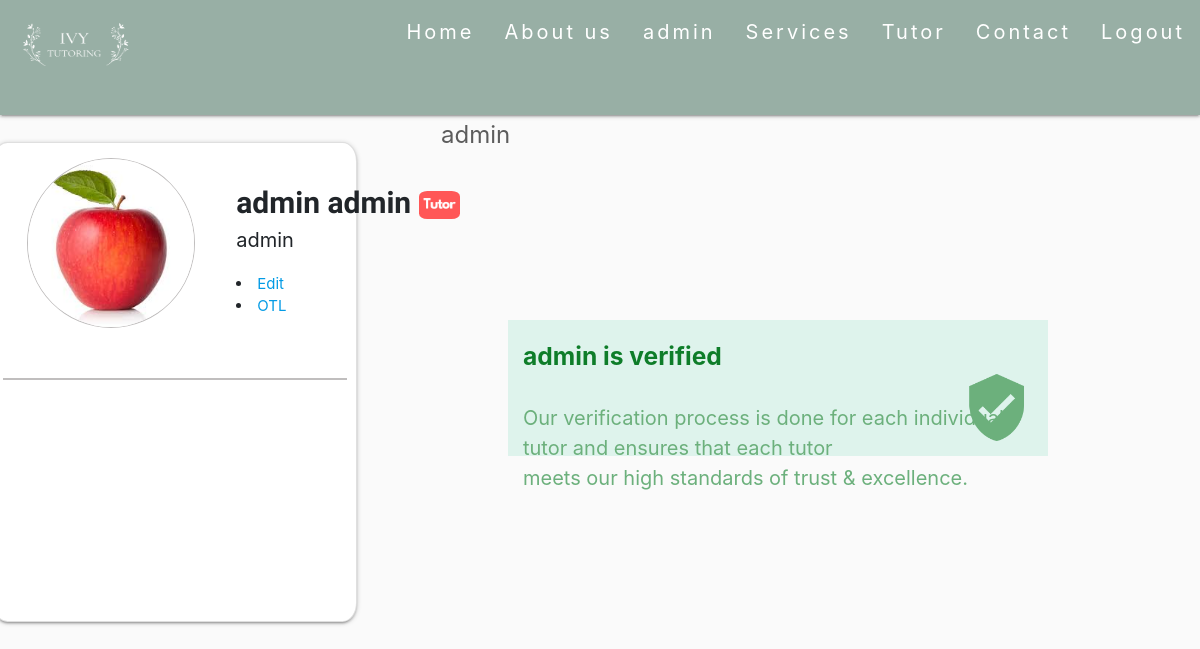
Screenshot of /Profile (signed in) with the database file from the repository.
### main/models.py (models this page shows, shortened)
class User(AbstractUser):
	email_confirm = models.BooleanField(default=False)

class Profile(models.Model):
	user = models.OneToOneField(User,on_delete = models.CASCADE,default= None)
	pro_pic =  models.ImageField(upload_to = 'profilePics', blank = True, null = True)
	descript = models.CharField(max_length = 50, blank = True)
	intro = models.CharField(max_length = 1000, blank = True)

### main/views.py (the view)
# urls.py: path("Profile",views.profile,name = "Profile"),
@login_required(login_url="main:Login")
def profile(request):
	return render(request, "main/Profile.html")

### main/templates/main/Profile.html (shortened to what this page needs)
{% load widget_tweaks %}
{% load static %}
<head>
    <link rel="stylesheet" href="https://cdnjs.cloudflare.com/ajax/libs/materialize/1.0.0/css/materialize.min.css">
    <link rel="stylesheet" href="https://stackpath.bootstrapcdn.com/bootstrap/4.3.1/css/bootstrap.min.css">
</head>
{%include "main/HeadNav.html" %}
<body>
    <div class="container bcontent">
        <div class="card">
            <div class="row no-gutters">
                <div class="col-sm-5">
                    {% if request.user.profile.pro_pic %}
                        <img class="card-img" src="{{ request.user.profile.pro_pic.url }}">
                    {% else %}
                        <img class="card-img" src="{%static 'media/Default.jpg' %}">
                    {% endif %}
                </div>
                <div class="col-sm-7">
                        <div class="card-body">
                            <h4>
                                <b style = 'font-family: Ubuntu, "times new roman", times, roman, serif; font-size:30px;'>
                                    {{user.first_name}} {{user.last_name}}
                                    <img class="img" style  = "width:15%;border-radius: 20%;" src="{%static 'media\TutorSticker.png' %}">
                                </b>
                                <div class="card-text" style = "width:500px;max-width:-webkit-fill-available; font-size:20px;">
                                    {%render_field request.user.profile.descript %}
                                </div>
                            </h4>
                            <li><a href= "EditProfile"> Edit</a></li>
                            {% if user.is_authenticated %}
                                {% if user.is_superuser %}
                                    <li><a href="/OTL">OTL</a></li>
                                {% endif %}
                            {% endif %}
                    </div>
                </div>
            </div>
            <hr style = "position:relative; margin-left: auto; margin-right:auto;
             width: 95%;height:2px;border:none;color:#c0bebe;background-color:#c0bebe;">
        </div>
    </div>
</body>
<div class = "writingSection">
    <div class = "container" >
        <h2> Hi, I'm {{user.first_name}}</h2>
        <div class = "", style = "text-align: left; color:#5C5C5C;">
            <font size = "5">
                {{user.profile.intro | safe }}
            </font>
        </div>
    </div>
</div>
<div class="container-fluid">
    <h5 style = "line-height:300%; font-weight: bolder; color:#0E7D29;">{{user.first_name}} is verified</h5>
    <p style = "font-size:20px;color:#6CB07C"> Our verification process is done for each individual tutor and ensures
        that each tutor <br> meets our high standards of trust & excellence.</p>
        <img class="shield-img" src="{%static 'media\Shield.png' %}">
  </div>

### main/templates/main/HeadNav.html (shortened to what this page needs)
{%load static%}
<head>
<link rel="stylesheet" href="https://cdnjs.cloudflare.com/ajax/libs/materialize/1.0.0/css/materialize.min.css">
</head>
<div class="navbar-fixed">
    <nav>
        <div class='nav-wrapper'>
            <a href="/" class="brand-logo"><img src="{%static 'media\logo.png' %}" width="150" height="100"></a>
            <ul id="nav" class = "right hide-on-med-and-down">
                {% if user.is_authenticated %}
                    <li><a href = "/"> Home </a></li>
                    <li><a href = "/AboutUs"> About us </a></li>
                    <li><a href = "/Profile"> {{ user.username }}</a></li>
                    <li><a href= "/Services"> Services </a></li>
                    <li><a href = "/Tutor"> Tutor </a></li>
                    <li><a href = "/Contact/"> Contact </a></li>
                    <li><a href="/logout"> Logout </a></li>
                {% endif %}
            </ul>
        </div>
    </nav>
</div>

### main/templates/main/HeadNav.html (style rules this page uses)
nav { height:115px; background-color:#98AFA5; }
nav ul a { font-size: 20px; letter-spacing:3px; }

### main/templates/main/Profile.html (style rules this page uses)
body { background-color:#FAFAFA; }
.card { position:relative; top:70; width:45%; right:25%; border-radius:4%; height:60%; }
.row { margin-left:0; }
.card-img { max-width:75%; height:85%; border-radius:50%; left:15%; position:absolute; top:15; border:1.5px solid #c0bebe; }
.writingSection { position:relative; bottom:550px; left:25%; width:70%; }
.col-sm-5 { position:absoulte; height:200; width:100%; }
.container-fluid { background-color:#def3ec; position:relative; bottom:50%; left:178; height:17%; width:45%; }
.shield-img { position:relative; width:26%; left:80%; bottom:137px; }

### rows the page displays
User: username "admin", user.profile.pro_pic (picture), first_name "admin", last_name "admin", descript "admin", profile.intro "admin"
